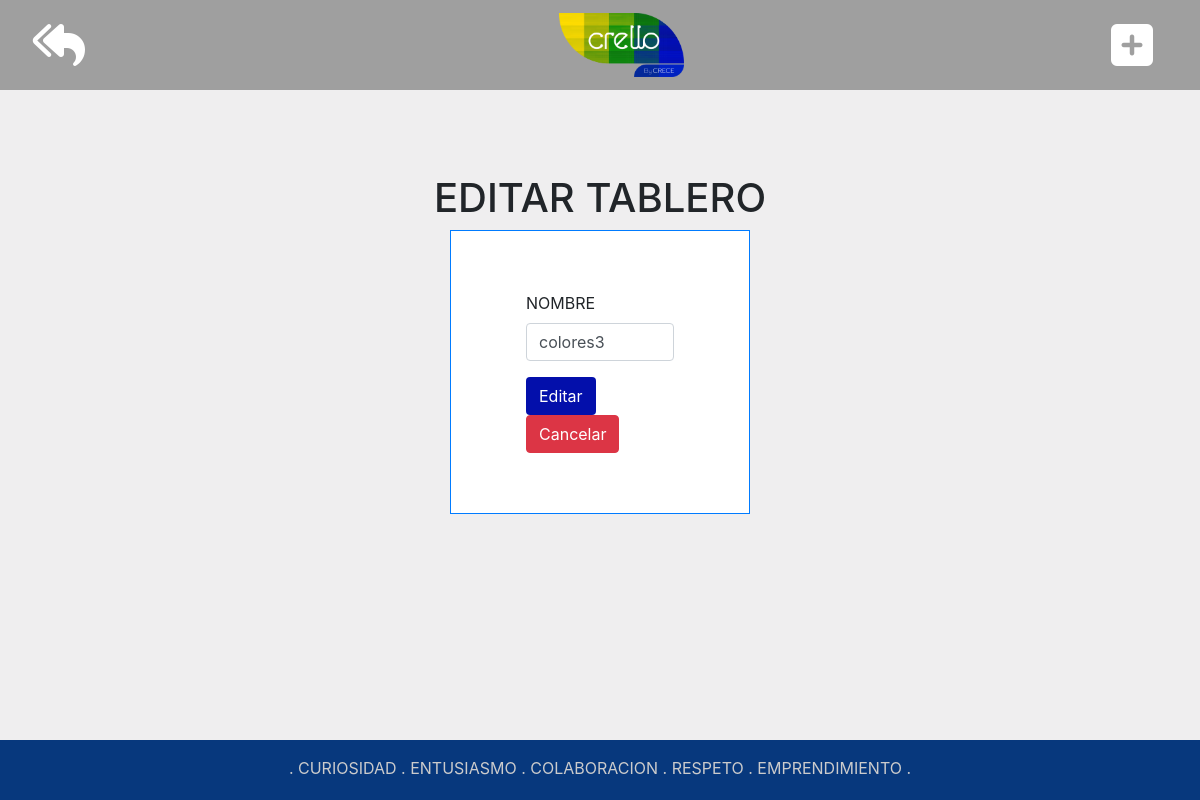
The app's page /crello/editarTablero/1, older data.
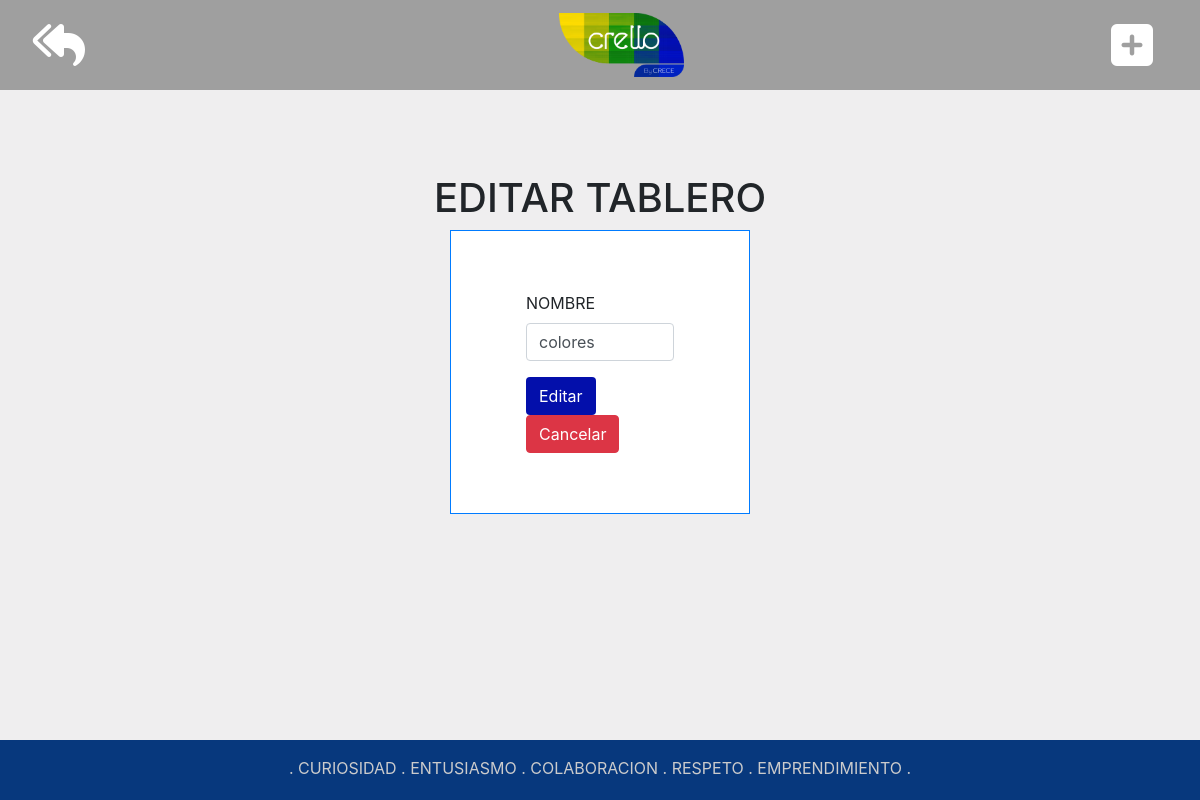
The same page, newer data.
### crello/models.py (models this page shows)
class Tablero(models.Model):
    nombre = models.CharField(max_length=60,verbose_name='NOMBRE')

### crello/views.py (the view)
# urls.py: path('editarTablero/<int:id>', views.editar_tab, name='editar_tab'),
def editar_tab(request,id):
    template = 'crello/editar_tablero.html'
    info_Tablero = get_object_or_404(Tablero, pk=id)
    form = TableroForm(request.POST or None, instance=info_Tablero)
    if form.is_valid():
        form.save()
        return redirect('consultar_tab')
    return render(request,template,{'form':form})

### crello/views.py
class TableroForm(ModelForm):
    class Meta:
        model = Tablero
        fields =['nombre']

### crello/templates/crello/editar_tablero.html
{% extends 'crello/plantilla.html' %} {% block title %} EDITAR LISTA {% endblock %} {% load bootstrap4 %} {% block content %}
<br>
<h1 class="text-center">EDITAR TABLERO</h1>
<div class="container d-flex justify-content-center border border-primary bg-white w-25" style="padding:5%">
    <div class="container">
        <form method="post">
            {% csrf_token %} {% bootstrap_form form %}
            <input class="btn text-white" type="submit" value="Editar" style="background-color:#030fab;">
            <a class="btn btn-danger" type="submit" href="{% url 'consultar_tab' %}">Cancelar</a>
        </form>
    </div>
</div>
{% endblock content %}

Row changes from the older to the newer data that the page shows:
changed Tablero: nombre "colores3" → "colores"
